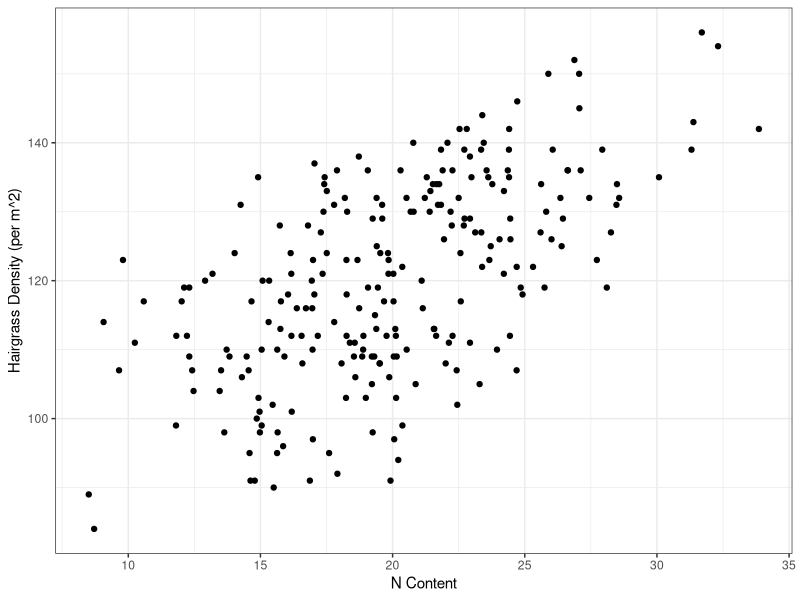
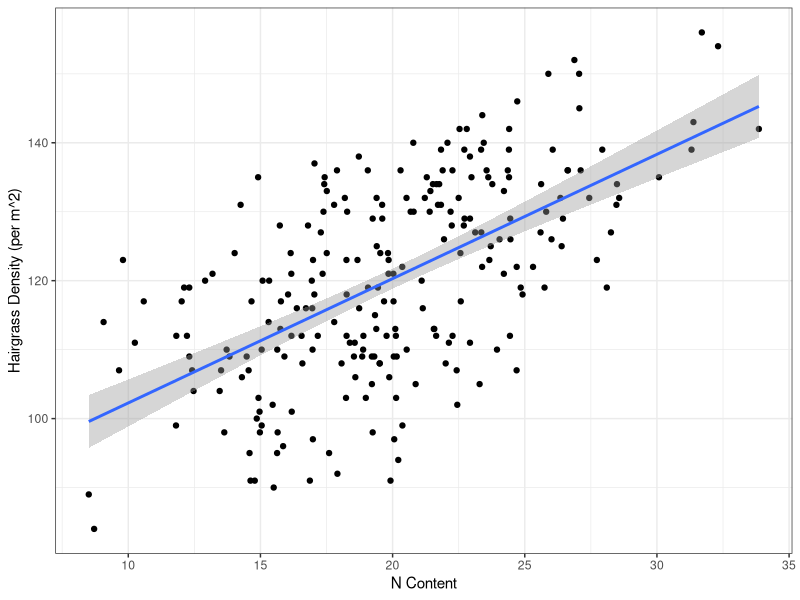
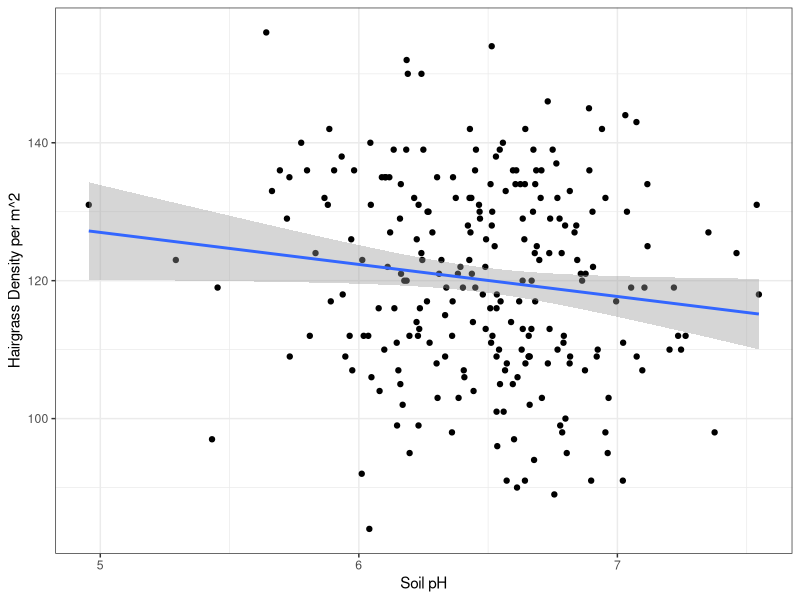

Here is the R script that generated these plots, in order:
## ---- chunk 1
knitr::opts_chunk$set(echo = TRUE)
## ---- chunk 2
library(tidyverse)
hairgrass <- read_csv("../../module_3/data/hairgrass_data.csv")
## ---- chunk 3
head(hairgrass)
tail(hairgrass)
## ---- chunk 4
hairgrass %>% 
  summarise(mean_N = mean(soil_nitrogen),
            sd_N = sd(soil_nitrogen))
## ---- chunk 5
ggplot(hairgrass, aes(soil_nitrogen, hairgrass_density)) +
  geom_point() +
  labs(x = "N Content",
       y = "Hairgrass Density (per m^2)") +
  theme_bw()
## ---- chunk 6
ggplot(hairgrass, aes(soil_nitrogen, hairgrass_density)) +
  geom_point() +
  geom_smooth(method = "lm") +
  labs(x = "N Content",
       y = "Hairgrass Density (per m^2)") +
  theme_bw()
## ---- chunk 7
r <- cor(x = hairgrass$soil_nitrogen, y = hairgrass$hairgrass_density)
r
## ---- chunk 8
r^2
## ---- chunk 9
nitrogen <- lm(hairgrass_density ~ soil_nitrogen, hairgrass)
summary(nitrogen)
## ---- chunk 10
hairgrass %>% 
  summarize(mean_pH = mean(soil_ph),
            sd_pH = sd(soil_ph))
## ---- chunk 11
ggplot(hairgrass, aes(soil_ph, hairgrass_density)) +
  geom_point() +
  geom_smooth(method = "lm") +
  labs(x = "Soil pH",
       y = "Hairgrass Density per m^2") + 
  theme_bw()
## ---- chunk 12
r <- cor(x = hairgrass$soil_ph, y = hairgrass$hairgrass_density)
## ---- chunk 13
r^2
## ---- chunk 14
# hairgrass density  = m(soil_ph) + b
## ---- chunk 15
soil_ph <- lm(hairgrass_density ~ soil_ph, data = hairgrass)
summary(soil_ph)
